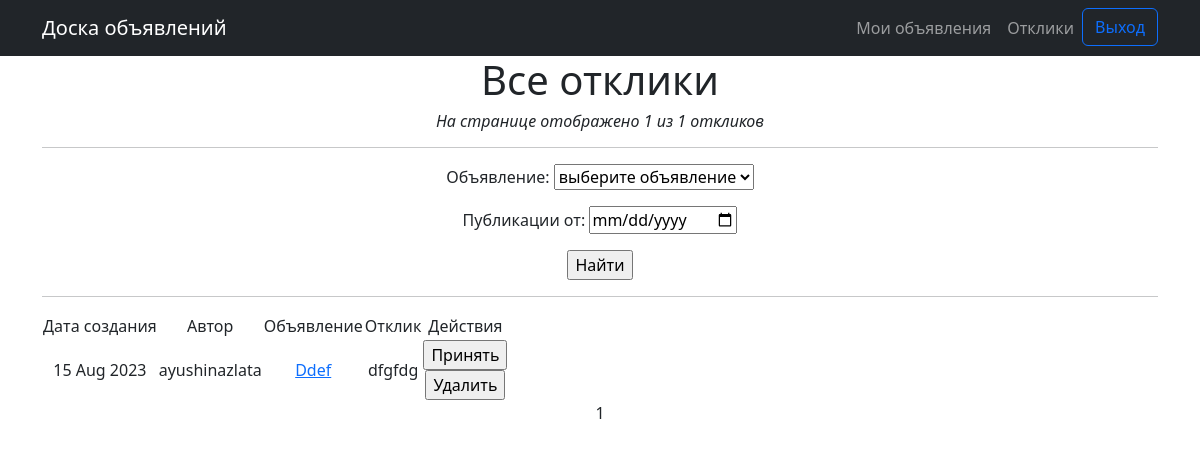
The app's page /adverts/reactions/ (signed in), older data.
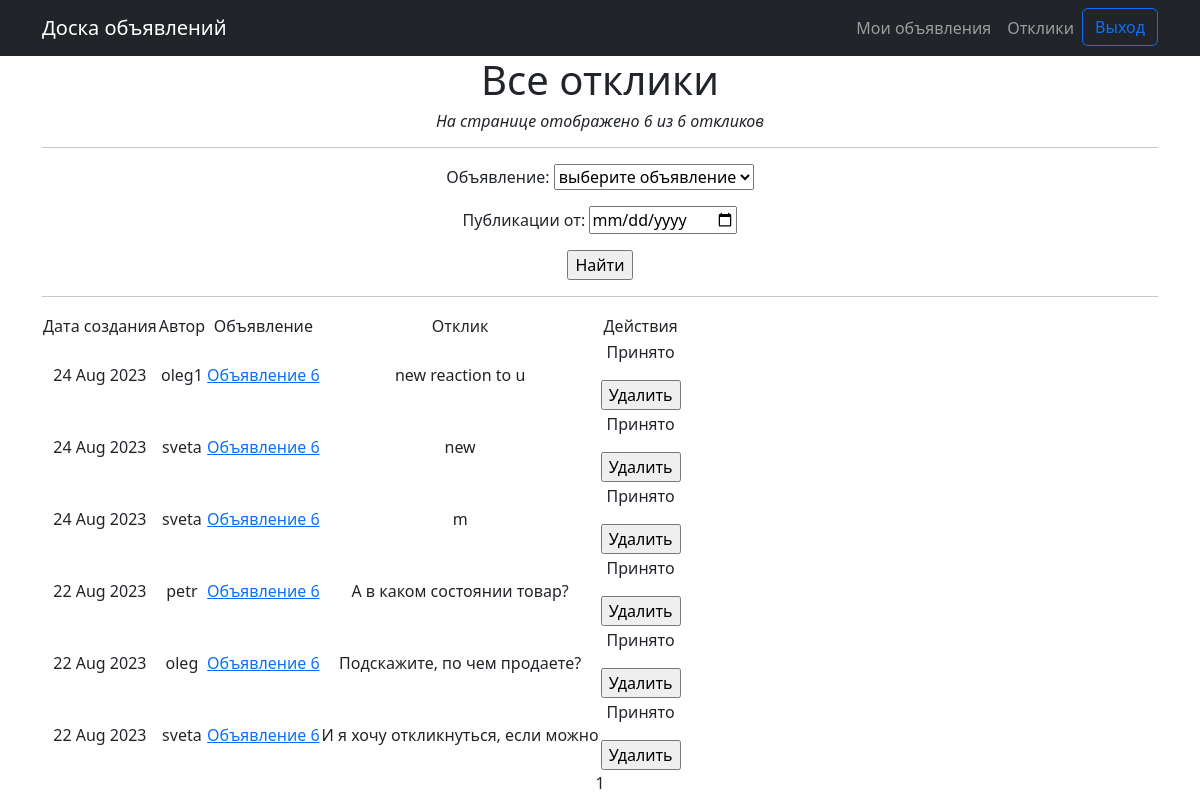
The same page, newer data.
### advert/models.py (models this page shows, shortened)
class Reaction(models.Model):
    post = models.ForeignKey(
        Post,
        on_delete=models.CASCADE,
        verbose_name='отклик',
        related_name='reactions',
    )
    author = models.ForeignKey(
        User,
        on_delete=models.CASCADE,
        verbose_name='автор',
        related_name='reactions',
    )
    text = models.TextField('текст')
    created_at = models.DateTimeField('дата создания', auto_now_add=True)
    is_approved = models.BooleanField(default=False)
    class Meta:
        ordering = ('-created_at',)
        verbose_name = 'отклик'
        verbose_name_plural = 'отклики'

class Post(models.Model):
    created_at = models.DateTimeField('дата создания', auto_now_add=True)
    category = models.ForeignKey(
        Category,
        related_name='posts',
        verbose_name='категория',
        on_delete=models.CASCADE,
    )
    title = models.CharField('заголовок', max_length=256)
    attachments = tinymce_models.HTMLField()
    author = models.ForeignKey(
        User,
        on_delete=models.CASCADE,
        verbose_name='автор',
        related_name='posts'
    )
    def __str__(self):
        return f'{self.title}'
    class Meta:
        ordering = ('-created_at',)
        verbose_name = 'объявление'
        verbose_name_plural = 'объявления'

### users/models.py (models this page shows)
class User(AbstractUser):
    pass

### advert/views.py (the view)
# urls.py: path('reactions/', ReactionsListView.as_view(), name='reactions_list'),
class ReactionsListView(LoginRequiredMixin, ListView):
    model = Reaction
    template_name = 'reactions.html'
    context_object_name = 'reactions'
    paginate_by = 10
    def get_queryset(self):
        queryset = Reaction.objects.filter(post__author=self.request.user)
        self.filterset = ReactionFilter(self.request.GET, queryset)
        return self.filterset.qs
    def get_context_data(self, **kwargs):
        context = super().get_context_data(**kwargs)
        context["filterset"] = self.filterset
        return context

### templates/reactions.html (shortened to what this page needs)
{% extends 'flatpages/default.html' %}
{% block content %}
<h1>Все отклики</h1>
<h6><i>На странице отображено {{reactions|length}} из {{paginator.count}} откликов</i></h6>
<hr>
<form action="" method="get">
   {{ filterset.form.as_p }}
   <input type="submit" value="Найти" />
</form>
<hr>
{% if reactions %}
    <table>
        <tr>
            <td>Дата создания</td>
            <td>Автор</td>
            <td>Объявление</td>
            <td>Отклик</td>
            {% if user.is_authenticated %}
                <td>Действия</td>
            {% endif %}
        </tr>
        {% for reaction in reactions %}
        <tr>
            <td>{{ reaction.created_at|date:'d M Y' }}</td>
            <td>{{ reaction.author }}</td>
            <td><a href="{% url 'advert_detail' reaction.post.id %}">{{reaction.post}}</a></td>
            <td>{{ reaction.text }}</td>
            <td>
                {% if reaction.is_approved %}
                <p>Принято</p>
                {% else %}
                 <form action="{% url 'approved' reaction.id %}" method="get">
                     <input type="submit" value="Принять" />
                 </form>
                {% endif %}
                <form action="{% url 'reaction_delete' reaction.id %}" method="get">
                    <input type="submit" value="Удалить" />
                </form>
            </td>
        </tr>
        {% endfor %}
    </table>
{% else %}
    <h2>Откликов не найдено!</h2>
{% endif %}
   {{ page_obj.number }}
{% endblock content %}

Row changes from the older to the newer data that the page shows:
removed Reaction: created_at "15 Aug 2023", author "ayushinazlata", post "Ddef", text "dfgfdg"
added Reaction: created_at "24 Aug 2023", author "oleg1", post "Объявление 6", text "new reaction to u", is_approved "Принято"
added Reaction: created_at "24 Aug 2023", author "sveta", post "Объявление 6", text "new", is_approved "Принято"
added Reaction: created_at "24 Aug 2023", author "sveta", post "Объявление 6", text "m", is_approved "Принято"
added Reaction: created_at "22 Aug 2023", author "petr", post "Объявление 6", text "А в каком состоянии товар?", is_approved "Принято"
added Reaction: created_at "22 Aug 2023", author "oleg", post "Объявление 6", text "Подскажите, по чем продаете?", is_approved "Принято"
added Reaction: created_at "22 Aug 2023", author "sveta", post "Объявление 6", text "И я хочу откликнуться, если можно", is_approved "Принято"
Text that changed along with them:
{{ reactions|length }}: "1" → "6"
{{ paginator.count }}: "1" → "6"
